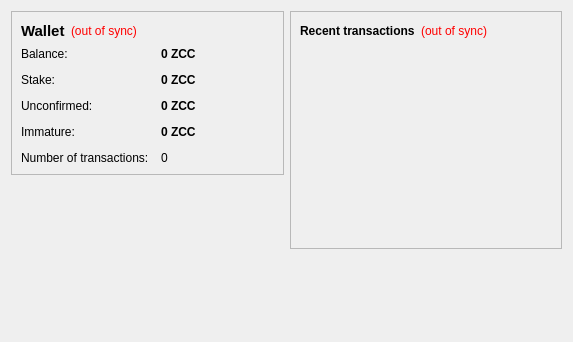
<?xml version="1.0" encoding="UTF-8"?>
<ui version="4.0">
 <class>OverviewPage</class>
 <widget class="QWidget" name="OverviewPage">
  <property name="geometry">
   <rect>
    <x>0</x>
    <y>0</y>
    <width>573</width>
    <height>342</height>
   </rect>
  </property>
  <property name="windowTitle">
   <string>Form</string>
  </property>
  <layout class="QHBoxLayout" name="horizontalLayout" stretch="1,1">
   <item>
    <layout class="QVBoxLayout" name="verticalLayout_2">
     <item>
      <widget class="QFrame" name="frame">
       <property name="frameShape">
        <enum>QFrame::StyledPanel</enum>
       </property>
       <property name="frameShadow">
        <enum>QFrame::Raised</enum>
       </property>
       <layout class="QVBoxLayout" name="verticalLayout_4">
        <item>
         <layout class="QHBoxLayout" name="horizontalLayout_4">
          <item>
           <widget class="QLabel" name="label_5">
            <property name="font">
             <font>
              <pointsize>11</pointsize>
              <weight>75</weight>
              <bold>true</bold>
             </font>
            </property>
            <property name="text">
             <string>Wallet</string>
            </property>
           </widget>
          </item>
          <item>
           <widget class="QLabel" name="labelWalletStatus">
            <property name="toolTip">
             <string>The displayed information may be out of date. Your wallet automatically synchronizes with the ZcCoin network after a connection is established, but this process has not completed yet.</string>
            </property>
            <property name="styleSheet">
             <string notr="true">QLabel { color: red; }</string>
            </property>
            <property name="text">
             <string notr="true">(out of sync)</string>
            </property>
            <property name="alignment">
             <set>Qt::AlignLeading|Qt::AlignLeft|Qt::AlignVCenter</set>
            </property>
           </widget>
          </item>
          <item>
           <spacer name="horizontalSpacer_2">
            <property name="orientation">
             <enum>Qt::Horizontal</enum>
            </property>
            <property name="sizeHint" stdset="0">
             <size>
              <width>40</width>
              <height>20</height>
             </size>
            </property>
           </spacer>
          </item>
         </layout>
        </item>
        <item>
         <layout class="QFormLayout" name="formLayout_2">
          <property name="fieldGrowthPolicy">
           <enum>QFormLayout::AllNonFixedFieldsGrow</enum>
          </property>
          <property name="horizontalSpacing">
           <number>12</number>
          </property>
          <property name="verticalSpacing">
           <number>12</number>
          </property>
          <item row="0" column="0">
           <widget class="QLabel" name="label">
            <property name="text">
             <string>Balance:</string>
            </property>
           </widget>
          </item>
          <item row="0" column="1">
           <widget class="QLabel" name="labelBalance">
            <property name="font">
             <font>
              <weight>75</weight>
              <bold>true</bold>
             </font>
            </property>
            <property name="cursor">
             <cursorShape>IBeamCursor</cursorShape>
            </property>
            <property name="toolTip">
             <string>Your current balance</string>
            </property>
            <property name="text">
             <string notr="true">0 ZCC</string>
            </property>
            <property name="textInteractionFlags">
             <set>Qt::LinksAccessibleByMouse|Qt::TextSelectableByKeyboard|Qt::TextSelectableByMouse</set>
            </property>
           </widget>
          </item>
          <item row="1" column="0">
           <widget class="QLabel" name="label_6">
            <property name="text">
             <string>Stake:</string>
            </property>
           </widget>
          </item>
          <item row="1" column="1">
           <widget class="QLabel" name="labelStake">
            <property name="font">
             <font>
              <weight>75</weight>
              <bold>true</bold>
             </font>
            </property>
            <property name="cursor">
             <cursorShape>IBeamCursor</cursorShape>
            </property>
            <property name="toolTip">
             <string>Total of coins that was staked, and do not yet count toward the current balance</string>
            </property>
            <property name="text">
             <string notr="true">0 ZCC</string>
            </property>
            <property name="textInteractionFlags">
             <set>Qt::LinksAccessibleByMouse|Qt::TextSelectableByKeyboard|Qt::TextSelectableByMouse</set>
            </property>
           </widget>
          </item>
          <item row="2" column="0">
           <widget class="QLabel" name="label_3">
            <property name="text">
             <string>Unconfirmed:</string>
            </property>
           </widget>
          </item>
          <item row="2" column="1">
           <widget class="QLabel" name="labelUnconfirmed">
            <property name="font">
             <font>
              <weight>75</weight>
              <bold>true</bold>
             </font>
            </property>
            <property name="cursor">
             <cursorShape>IBeamCursor</cursorShape>
            </property>
            <property name="toolTip">
             <string>Total of transactions that have yet to be confirmed, and do not yet count toward the current balance</string>
            </property>
            <property name="text">
             <string notr="true">0 ZCC</string>
            </property>
            <property name="textInteractionFlags">
             <set>Qt::LinksAccessibleByMouse|Qt::TextSelectableByKeyboard|Qt::TextSelectableByMouse</set>
            </property>
           </widget>
          </item>
          <item row="3" column="0">
           <widget class="QLabel" name="labelImmatureText">
            <property name="text">
             <string>Immature:</string>
            </property>
           </widget>
          </item>
          <item row="3" column="1">
           <widget class="QLabel" name="labelImmature">
            <property name="font">
             <font>
              <weight>75</weight>
              <bold>true</bold>
             </font>
            </property>
            <property name="toolTip">
             <string>Mined balance that has not yet matured</string>
            </property>
            <property name="text">
             <string notr="true">0 ZCC</string>
            </property>
            <property name="textInteractionFlags">
             <set>Qt::LinksAccessibleByMouse|Qt::TextSelectableByKeyboard|Qt::TextSelectableByMouse</set>
            </property>
           </widget>
          </item>
          <item row="4" column="0">
           <widget class="QLabel" name="label_2">
            <property name="text">
             <string>Number of transactions:</string>
            </property>
           </widget>
          </item>
          <item row="4" column="1">
           <widget class="QLabel" name="labelNumTransactions">
            <property name="toolTip">
             <string>Total number of transactions in wallet</string>
            </property>
            <property name="text">
             <string notr="true">0</string>
            </property>
           </widget>
          </item>
         </layout>
        </item>
       </layout>
      </widget>
     </item>
     <item>
      <spacer name="verticalSpacer">
       <property name="orientation">
        <enum>Qt::Vertical</enum>
       </property>
       <property name="sizeHint" stdset="0">
        <size>
         <width>20</width>
         <height>40</height>
        </size>
       </property>
      </spacer>
     </item>
    </layout>
   </item>
   <item>
    <layout class="QVBoxLayout" name="verticalLayout_3">
     <item>
      <widget class="QFrame" name="frame_2">
       <property name="frameShape">
        <enum>QFrame::StyledPanel</enum>
       </property>
       <property name="frameShadow">
        <enum>QFrame::Raised</enum>
       </property>
       <layout class="QVBoxLayout" name="verticalLayout">
        <item>
         <layout class="QHBoxLayout" name="horizontalLayout_2">
          <item>
           <widget class="QLabel" name="label_4">
            <property name="text">
             <string>&lt;b&gt;Recent transactions&lt;/b&gt;</string>
            </property>
           </widget>
          </item>
          <item>
           <widget class="QLabel" name="labelTransactionsStatus">
            <property name="toolTip">
             <string>The displayed information may be out of date. Your wallet automatically synchronizes with the ZcCoin network after a connection is established, but this process has not completed yet.</string>
            </property>
            <property name="styleSheet">
             <string notr="true">QLabel { color: red; }</string>
            </property>
            <property name="text">
             <string notr="true">(out of sync)</string>
            </property>
            <property name="alignment">
             <set>Qt::AlignRight|Qt::AlignTrailing|Qt::AlignVCenter</set>
            </property>
           </widget>
          </item>
          <item>
           <spacer name="horizontalSpacer">
            <property name="orientation">
             <enum>Qt::Horizontal</enum>
            </property>
            <property name="sizeHint" stdset="0">
             <size>
              <width>40</width>
              <height>20</height>
             </size>
            </property>
           </spacer>
          </item>
         </layout>
        </item>
        <item>
         <widget class="QListView" name="listTransactions">
          <property name="styleSheet">
           <string notr="true">QListView { background: transparent; }</string>
          </property>
          <property name="frameShape">
           <enum>QFrame::NoFrame</enum>
          </property>
          <property name="verticalScrollBarPolicy">
           <enum>Qt::ScrollBarAlwaysOff</enum>
          </property>
          <property name="horizontalScrollBarPolicy">
           <enum>Qt::ScrollBarAlwaysOff</enum>
          </property>
          <property name="selectionMode">
           <enum>QAbstractItemView::NoSelection</enum>
          </property>
         </widget>
        </item>
       </layout>
      </widget>
     </item>
     <item>
      <spacer name="verticalSpacer_2">
       <property name="orientation">
        <enum>Qt::Vertical</enum>
       </property>
       <property name="sizeHint" stdset="0">
        <size>
         <width>20</width>
         <height>40</height>
        </size>
       </property>
      </spacer>
     </item>
    </layout>
   </item>
  </layout>
 </widget>
 <resources/>
 <connections/>
</ui>
